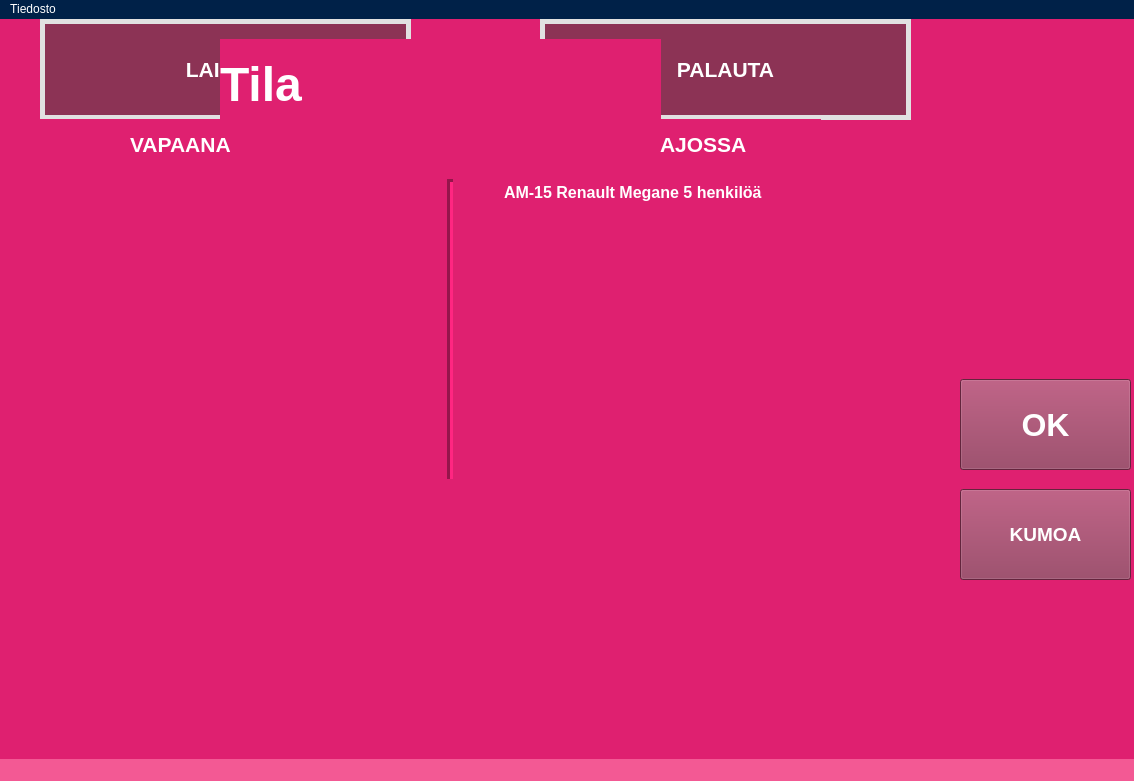
<?xml version="1.0" encoding="UTF-8"?>
<ui version="4.0">
 <class>MainWindow</class>
 <widget class="QMainWindow" name="MainWindow">
  <property name="geometry">
   <rect>
    <x>0</x>
    <y>0</y>
    <width>1134</width>
    <height>781</height>
   </rect>
  </property>
  <property name="windowTitle">
   <string>MainWindow</string>
  </property>
  <property name="windowIcon">
   <iconset theme="emblem-shared">
    <normaloff>.</normaloff>.</iconset>
  </property>
  <property name="styleSheet">
   <string notr="true">background-color: rgb(223, 32, 112);</string>
  </property>
  <widget class="QWidget" name="centralwidget">
   <widget class="QLineEdit" name="ssnLineEdit">
    <property name="enabled">
     <bool>true</bool>
    </property>
    <property name="geometry">
     <rect>
      <x>60</x>
      <y>330</y>
      <width>191</width>
      <height>31</height>
     </rect>
    </property>
    <property name="font">
     <font>
      <pointsize>18</pointsize>
     </font>
    </property>
    <property name="styleSheet">
     <string notr="true">background-color: rgb(255, 255, 127);
color: rgb(32, 75, 70);</string>
    </property>
    <property name="text">
     <string/>
    </property>
    <property name="echoMode">
     <enum>QLineEdit::Normal</enum>
    </property>
    <property name="placeholderText">
     <string>Lue ajokortti</string>
    </property>
    <property name="clearButtonEnabled">
     <bool>true</bool>
    </property>
   </widget>
   <widget class="QLineEdit" name="keyBarcodeLineEdit">
    <property name="enabled">
     <bool>true</bool>
    </property>
    <property name="geometry">
     <rect>
      <x>360</x>
      <y>330</y>
      <width>181</width>
      <height>31</height>
     </rect>
    </property>
    <property name="font">
     <font>
      <pointsize>18</pointsize>
     </font>
    </property>
    <property name="styleSheet">
     <string notr="true">background-color: rgb(255, 255, 127);</string>
    </property>
    <property name="text">
     <string/>
    </property>
    <property name="placeholderText">
     <string>Lue avain</string>
    </property>
    <property name="clearButtonEnabled">
     <bool>true</bool>
    </property>
   </widget>
   <widget class="QPushButton" name="takeCarPushButton">
    <property name="geometry">
     <rect>
      <x>40</x>
      <y>0</y>
      <width>371</width>
      <height>101</height>
     </rect>
    </property>
    <property name="font">
     <font>
      <pointsize>16</pointsize>
      <weight>75</weight>
      <bold>true</bold>
     </font>
    </property>
    <property name="cursor">
     <cursorShape>PointingHandCursor</cursorShape>
    </property>
    <property name="tabletTracking">
     <bool>false</bool>
    </property>
    <property name="focusPolicy">
     <enum>Qt::NoFocus</enum>
    </property>
    <property name="toolTip">
     <string>&lt;html&gt;&lt;head/&gt;&lt;body&gt;&lt;p&gt;&lt;span style=&quot; font-size:11pt;&quot;&gt;Tallentaa henkilön tiedot tietokantaa&lt;/span&gt;&lt;/p&gt;&lt;/body&gt;&lt;/html&gt;</string>
    </property>
    <property name="toolTipDuration">
     <number>3000</number>
    </property>
    <property name="styleSheet">
     <string notr="true">color: rgb(255, 255, 255);
background-color: rgb(140, 51 ,85);
border: 5px solid rgb(225, 225, 225,)</string>
    </property>
    <property name="text">
     <string>LAINAA</string>
    </property>
    <property name="iconSize">
     <size>
      <width>42</width>
      <height>42</height>
     </size>
    </property>
   </widget>
   <widget class="QLabel" name="keyPictureLabel">
    <property name="enabled">
     <bool>true</bool>
    </property>
    <property name="geometry">
     <rect>
      <x>330</x>
      <y>160</y>
      <width>201</width>
      <height>141</height>
     </rect>
    </property>
    <property name="text">
     <string/>
    </property>
    <property name="pixmap">
     <pixmap>:/pictures/uiPictures/keys.png</pixmap>
    </property>
    <property name="scaledContents">
     <bool>true</bool>
    </property>
   </widget>
   <widget class="QLabel" name="lenderPictureLabel">
    <property name="enabled">
     <bool>true</bool>
    </property>
    <property name="geometry">
     <rect>
      <x>50</x>
      <y>100</y>
      <width>211</width>
      <height>231</height>
     </rect>
    </property>
    <property name="cursor">
     <cursorShape>IBeamCursor</cursorShape>
    </property>
    <property name="text">
     <string/>
    </property>
    <property name="pixmap">
     <pixmap>:/pictures/uiPictures/Teacher.png</pixmap>
    </property>
    <property name="scaledContents">
     <bool>false</bool>
    </property>
   </widget>
   <widget class="QLabel" name="dateLabel">
    <property name="enabled">
     <bool>true</bool>
    </property>
    <property name="geometry">
     <rect>
      <x>80</x>
      <y>510</y>
      <width>221</width>
      <height>41</height>
     </rect>
    </property>
    <property name="font">
     <font>
      <pointsize>28</pointsize>
     </font>
    </property>
    <property name="styleSheet">
     <string notr="true">color: rgb(255, 255, 255);</string>
    </property>
    <property name="text">
     <string/>
    </property>
   </widget>
   <widget class="QPushButton" name="returnCarPushButton">
    <property name="geometry">
     <rect>
      <x>540</x>
      <y>0</y>
      <width>371</width>
      <height>101</height>
     </rect>
    </property>
    <property name="font">
     <font>
      <pointsize>16</pointsize>
      <weight>75</weight>
      <bold>true</bold>
     </font>
    </property>
    <property name="cursor">
     <cursorShape>PointingHandCursor</cursorShape>
    </property>
    <property name="toolTip">
     <string>&lt;html&gt;&lt;head/&gt;&lt;body&gt;&lt;p&gt;&lt;span style=&quot; font-size:11pt;&quot;&gt;Tallentaa henkilön tiedot tietokantaa&lt;/span&gt;&lt;/p&gt;&lt;/body&gt;&lt;/html&gt;</string>
    </property>
    <property name="toolTipDuration">
     <number>3000</number>
    </property>
    <property name="styleSheet">
     <string notr="true">color: rgb(255, 255, 255);
background-color: rgb(140, 51, 85);
border: 5px solid rgb(225, 225, 225,)</string>
    </property>
    <property name="text">
     <string>PALAUTA</string>
    </property>
    <property name="iconSize">
     <size>
      <width>42</width>
      <height>42</height>
     </size>
    </property>
   </widget>
   <widget class="QLabel" name="calendarLabel">
    <property name="geometry">
     <rect>
      <x>40</x>
      <y>500</y>
      <width>31</width>
      <height>51</height>
     </rect>
    </property>
    <property name="text">
     <string/>
    </property>
    <property name="pixmap">
     <pixmap>:/pictures/uiPictures/calendar.png</pixmap>
    </property>
    <property name="scaledContents">
     <bool>true</bool>
    </property>
   </widget>
   <widget class="QLabel" name="timeLabel">
    <property name="enabled">
     <bool>true</bool>
    </property>
    <property name="geometry">
     <rect>
      <x>100</x>
      <y>580</y>
      <width>111</width>
      <height>41</height>
     </rect>
    </property>
    <property name="font">
     <font>
      <pointsize>28</pointsize>
     </font>
    </property>
    <property name="styleSheet">
     <string notr="true">color: rgb(255, 255, 255);</string>
    </property>
    <property name="text">
     <string/>
    </property>
   </widget>
   <widget class="QLabel" name="clockLabel">
    <property name="geometry">
     <rect>
      <x>40</x>
      <y>580</y>
      <width>41</width>
      <height>41</height>
     </rect>
    </property>
    <property name="text">
     <string/>
    </property>
    <property name="pixmap">
     <pixmap>:/pictures/uiPictures/clock.png</pixmap>
    </property>
    <property name="scaledContents">
     <bool>true</bool>
    </property>
   </widget>
   <widget class="QPushButton" name="goBackPushButton">
    <property name="geometry">
     <rect>
      <x>960</x>
      <y>470</y>
      <width>171</width>
      <height>91</height>
     </rect>
    </property>
    <property name="font">
     <font>
      <pointsize>14</pointsize>
      <weight>75</weight>
      <bold>true</bold>
     </font>
    </property>
    <property name="cursor">
     <cursorShape>PointingHandCursor</cursorShape>
    </property>
    <property name="styleSheet">
     <string notr="true">background-color: rgb(140, 51, 85);
color: rgb(255, 255, 255);</string>
    </property>
    <property name="text">
     <string>KUMOA</string>
    </property>
    <property name="icon">
     <iconset>
      <normaloff>:/pictures/uiPictures/back.png</normaloff>:/pictures/uiPictures/back.png</iconset>
    </property>
    <property name="iconSize">
     <size>
      <width>32</width>
      <height>32</height>
     </size>
    </property>
   </widget>
   <widget class="QLabel" name="lenderNameLabel">
    <property name="geometry">
     <rect>
      <x>70</x>
      <y>360</y>
      <width>181</width>
      <height>81</height>
     </rect>
    </property>
    <property name="font">
     <font>
      <pointsize>16</pointsize>
     </font>
    </property>
    <property name="styleSheet">
     <string notr="true">color: rgb(255, 255, 255);</string>
    </property>
    <property name="text">
     <string>Lainaajan nimi</string>
    </property>
   </widget>
   <widget class="QLabel" name="carInfoLabel">
    <property name="geometry">
     <rect>
      <x>360</x>
      <y>370</y>
      <width>181</width>
      <height>71</height>
     </rect>
    </property>
    <property name="font">
     <font>
      <pointsize>14</pointsize>
     </font>
    </property>
    <property name="styleSheet">
     <string notr="true">color: rgb(255, 255, 255);</string>
    </property>
    <property name="text">
     <string>Merkki ja malli</string>
    </property>
   </widget>
   <widget class="QPushButton" name="okPushButton">
    <property name="geometry">
     <rect>
      <x>960</x>
      <y>360</y>
      <width>171</width>
      <height>91</height>
     </rect>
    </property>
    <property name="font">
     <font>
      <pointsize>24</pointsize>
      <weight>75</weight>
      <bold>true</bold>
     </font>
    </property>
    <property name="cursor">
     <cursorShape>PointingHandCursor</cursorShape>
    </property>
    <property name="toolTip">
     <string>&lt;html&gt;&lt;head/&gt;&lt;body&gt;&lt;p&gt;&lt;span style=&quot; font-size:11pt;&quot;&gt;Tallentaa tiedot ajopäiväkirjaan&lt;/span&gt;&lt;/p&gt;&lt;/body&gt;&lt;/html&gt;</string>
    </property>
    <property name="styleSheet">
     <string notr="true">background-color: rgb(140, 51, 85);
color: rgb(255, 255, 255);</string>
    </property>
    <property name="text">
     <string>OK</string>
    </property>
    <property name="iconSize">
     <size>
      <width>32</width>
      <height>32</height>
     </size>
    </property>
   </widget>
   <widget class="QLineEdit" name="keyReturnBarcodeLineEdit">
    <property name="enabled">
     <bool>true</bool>
    </property>
    <property name="geometry">
     <rect>
      <x>360</x>
      <y>330</y>
      <width>181</width>
      <height>31</height>
     </rect>
    </property>
    <property name="font">
     <font>
      <pointsize>18</pointsize>
     </font>
    </property>
    <property name="styleSheet">
     <string notr="true">background-color: rgb(255, 255, 127);</string>
    </property>
    <property name="text">
     <string/>
    </property>
    <property name="placeholderText">
     <string>Lue avain</string>
    </property>
    <property name="clearButtonEnabled">
     <bool>true</bool>
    </property>
   </widget>
   <widget class="QFrame" name="statusFrame">
    <property name="geometry">
     <rect>
      <x>10</x>
      <y>100</y>
      <width>811</width>
      <height>391</height>
     </rect>
    </property>
    <property name="frameShape">
     <enum>QFrame::NoFrame</enum>
    </property>
    <property name="lineWidth">
     <number>0</number>
    </property>
    <widget class="QPlainTextEdit" name="availablePlainTextEdit">
     <property name="geometry">
      <rect>
       <x>10</x>
       <y>50</y>
       <width>411</width>
       <height>331</height>
      </rect>
     </property>
     <property name="font">
      <font>
       <pointsize>12</pointsize>
       <weight>75</weight>
       <bold>true</bold>
      </font>
     </property>
     <property name="styleSheet">
      <string notr="true">color: rgb(255, 255, 255);
</string>
     </property>
     <property name="frameShape">
      <enum>QFrame::NoFrame</enum>
     </property>
     <property name="lineWidth">
      <number>4</number>
     </property>
     <property name="midLineWidth">
      <number>0</number>
     </property>
     <property name="readOnly">
      <bool>true</bool>
     </property>
     <property name="plainText">
      <string/>
     </property>
     <property name="backgroundVisible">
      <bool>false</bool>
     </property>
    </widget>
    <widget class="QPlainTextEdit" name="inUsePlainTextEdit">
     <property name="geometry">
      <rect>
       <x>490</x>
       <y>60</y>
       <width>401</width>
       <height>331</height>
      </rect>
     </property>
     <property name="font">
      <font>
       <pointsize>12</pointsize>
       <weight>75</weight>
       <bold>true</bold>
      </font>
     </property>
     <property name="styleSheet">
      <string notr="true">color: rgb(255, 255, 255);
border-color: rgb(255, 255, 255);</string>
     </property>
     <property name="frameShape">
      <enum>QFrame::NoFrame</enum>
     </property>
     <property name="lineWidth">
      <number>8</number>
     </property>
     <property name="plainText">
      <string>AM-15 Renault Megane 5 henkilöä</string>
     </property>
    </widget>
    <widget class="Line" name="line">
     <property name="geometry">
      <rect>
       <x>430</x>
       <y>60</y>
       <width>20</width>
       <height>321</height>
      </rect>
     </property>
     <property name="styleSheet">
      <string notr="true">color: rgb(255, 255, 255);</string>
     </property>
     <property name="lineWidth">
      <number>3</number>
     </property>
     <property name="orientation">
      <enum>Qt::Vertical</enum>
     </property>
    </widget>
    <widget class="QLabel" name="availableLabel">
     <property name="geometry">
      <rect>
       <x>120</x>
       <y>10</y>
       <width>131</width>
       <height>31</height>
      </rect>
     </property>
     <property name="font">
      <font>
       <pointsize>16</pointsize>
       <weight>75</weight>
       <bold>true</bold>
      </font>
     </property>
     <property name="styleSheet">
      <string notr="true">color: rgb(255, 255, 255);</string>
     </property>
     <property name="text">
      <string>VAPAANA</string>
     </property>
    </widget>
    <widget class="QLabel" name="inUseLabel">
     <property name="geometry">
      <rect>
       <x>650</x>
       <y>10</y>
       <width>131</width>
       <height>31</height>
      </rect>
     </property>
     <property name="font">
      <font>
       <pointsize>16</pointsize>
       <weight>75</weight>
       <bold>true</bold>
      </font>
     </property>
     <property name="styleSheet">
      <string notr="true">color: rgb(255, 255, 255);</string>
     </property>
     <property name="text">
      <string>AJOSSA</string>
     </property>
    </widget>
   </widget>
   <widget class="QLabel" name="statusLabel">
    <property name="geometry">
     <rect>
      <x>220</x>
      <y>20</y>
      <width>441</width>
      <height>91</height>
     </rect>
    </property>
    <property name="font">
     <font>
      <pointsize>36</pointsize>
      <weight>75</weight>
      <bold>true</bold>
     </font>
    </property>
    <property name="styleSheet">
     <string notr="true">color: rgb(255, 255, 255);</string>
    </property>
    <property name="text">
     <string>Tila</string>
    </property>
   </widget>
   <widget class="QCheckBox" name="soundCheckBox">
    <property name="geometry">
     <rect>
      <x>1250</x>
      <y>20</y>
      <width>81</width>
      <height>61</height>
     </rect>
    </property>
    <property name="font">
     <font>
      <pointsize>9</pointsize>
     </font>
    </property>
    <property name="cursor">
     <cursorShape>PointingHandCursor</cursorShape>
    </property>
    <property name="autoFillBackground">
     <bool>false</bool>
    </property>
    <property name="styleSheet">
     <string notr="true">color: rgb(255, 255, 255);

</string>
    </property>
    <property name="text">
     <string/>
    </property>
    <property name="icon">
     <iconset theme="audio-volume-medium">
      <normaloff>.</normaloff>.</iconset>
    </property>
    <property name="iconSize">
     <size>
      <width>64</width>
      <height>64</height>
     </size>
    </property>
   </widget>
   <widget class="QLabel" name="vehiclePictureLabel">
    <property name="geometry">
     <rect>
      <x>140</x>
      <y>460</y>
      <width>341</width>
      <height>241</height>
     </rect>
    </property>
    <property name="text">
     <string/>
    </property>
    <property name="pixmap">
     <pixmap>uiPictures/OXZ915.png</pixmap>
    </property>
    <property name="scaledContents">
     <bool>true</bool>
    </property>
   </widget>
  </widget>
  <widget class="QMenuBar" name="menubar">
   <property name="geometry">
    <rect>
     <x>0</x>
     <y>0</y>
     <width>1134</width>
     <height>21</height>
    </rect>
   </property>
   <property name="styleSheet">
    <string notr="true">background-color: rgb(0, 33, 72);
color: rgb(255, 255, 255);</string>
   </property>
   <widget class="QMenu" name="menuTiedosto">
    <property name="title">
     <string>Tiedosto</string>
    </property>
    <widget class="QMenu" name="menuEdelliset">
     <property name="title">
      <string>Edelliset</string>
     </property>
     <addaction name="actionKalle"/>
     <addaction name="actionVille"/>
     <addaction name="actionJaana"/>
     <addaction name="actionMikko"/>
    </widget>
    <addaction name="actionLopeta"/>
    <addaction name="menuEdelliset"/>
    <addaction name="actionTallenna_nimell"/>
   </widget>
   <addaction name="menuTiedosto"/>
  </widget>
  <widget class="QStatusBar" name="statusbar">
   <property name="font">
    <font>
     <pointsize>9</pointsize>
    </font>
   </property>
   <property name="toolTipDuration">
    <number>-1</number>
   </property>
   <property name="styleSheet">
    <string notr="true">background-color: rgb(243, 89, 148);</string>
   </property>
  </widget>
  <action name="actionLopeta">
   <property name="icon">
    <iconset theme="application-exit">
     <normaloff>.</normaloff>.</iconset>
   </property>
   <property name="text">
    <string>Lopeta</string>
   </property>
   <property name="shortcut">
    <string>Ctrl+Q</string>
   </property>
  </action>
  <action name="actionKalle">
   <property name="text">
    <string>Kalle</string>
   </property>
  </action>
  <action name="actionVille">
   <property name="text">
    <string>Ville</string>
   </property>
  </action>
  <action name="actionJaana">
   <property name="text">
    <string>Jaana</string>
   </property>
  </action>
  <action name="actionMikko">
   <property name="text">
    <string>Mikko</string>
   </property>
  </action>
  <action name="actionTallenna_nimell">
   <property name="text">
    <string>Tallenna nimellä...</string>
   </property>
  </action>
 </widget>
 <resources>
  <include location="userUiRescources.qrc"/>
 </resources>
 <connections/>
</ui>
